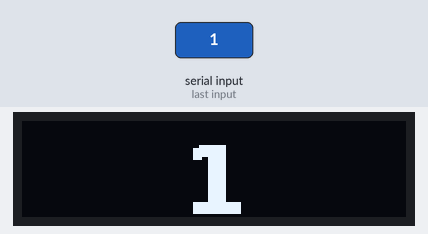
This program was run on a simulated Raspberry Pi (BCM pin numbers). Parts: 128×32 one-colour display. The test bench sets the inputs (shaded band). What the program prints to the terminal is not drawn. At 1.3 s the program stops and its outputs stay as they are.

1.3 s: "1" typed at the terminal, then Enter
Above: at 1.7 s.
Timing chart, 0 to 2.8 s (numbered marks = the images above; inputs shaded):
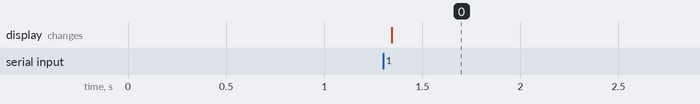

Measured:
- after the input at 1.3 s, the display: changes at once (image 0)

The program:

oled_test.py
```python
import time
import board
import busio
from PIL import Image, ImageDraw, ImageFont
import adafruit_ssd1306

# สร้าง I2C bus
i2c = busio.I2C(board.SCL, board.SDA)

# สร้างอ็อบเจกต์จอ OLED
display = adafruit_ssd1306.SSD1306_I2C(128, 32, i2c)  # หรือเปลี่ยนเป็น 128, 64 ถ้าใช้จอใหญ่กว่า

# เคลียร์จอ
display.fill(0)
display.show()

# สร้างพื้นภาพ
image = Image.new("1", (display.width, display.height))
draw = ImageDraw.Draw(image)

# ข้อความที่จะแสดง
text = input("🔤 ข้อความที่ต้องการแสดง: ")

# โหลดฟอนต์ TrueType และปรับขนาดแบบอัตโนมัติ
max_size = 32  # เริ่มจากฟอนต์ใหญ่สุดเท่าความสูงของจอ
font_path = "/usr/share/fonts/truetype/dejavu/DejaVuSans-Bold.ttf"

while max_size > 6:
    font = ImageFont.truetype(font_path, max_size)
    text_width, text_height = draw.textsize(text, font=font)
    if text_width <= display.width and text_height <= display.height:
        break
    max_size -= 1

# ล้างพื้นหลัง
draw.rectangle((0, 0, display.width, display.height), outline=0, fill=0)

# คำนวณให้อยู่ตรงกลาง
x = (display.width - text_width) // 2
y = (display.height - text_height) // 2

# วาดข้อความ
draw.text((x, y), text, font=font, fill=255)

# แสดงผลบนจอ
display.image(image)
display.show()
```
